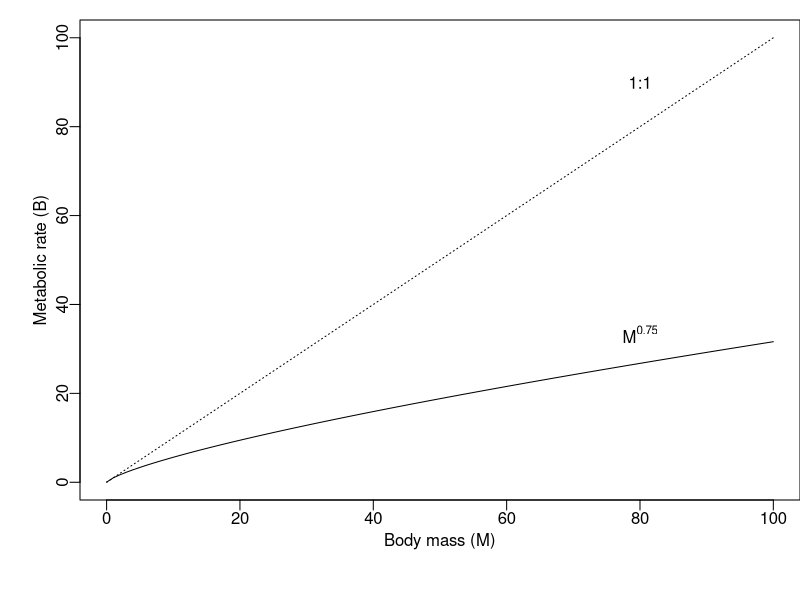

This figure's R source: (Note: this script raises an error after producing the figure.)
## ---- chunk 1
## using curve, let your variable be 'x'.
{par(mar=c(5,4,1,0), mgp=c(1.5,.4,0) ) # set figure margins in "lines"
curve(1*x, from = .01, 100, ylab = "Metabolic rate (B)",
      xlab="Body mass (M)", lty=3)
curve(x^(3/4), from = .01, to = 100, add=TRUE)
text(80, 90, "1:1"); text(80, 80^.8, expression(M^0.75))}
## ---- chunk 2
eq1 = function(M, a){a*M^-0.25} # create the function, F(M)
ggplot(data=data.frame(x=c(0.1, 100)), aes(x=x) ) + 
  stat_function(fun=eq1, geom="line", args=list(a=1)) + 
  xlab("Mass (M)") + ylab("Mass-specific metabolic rate (B/M)")
## ---- chunk 3
# define body mass and metabolic rate
m <- c(.01, 1, 100, 10000)
b <- m^.75
## ---- chunk 4
df <- round(rbind(Mass=m, Basal.metabolic.rate=b,
  Relative.change.m=c(NA, m[-1]/m[-length(m)]),
      relative.change.b=c(NA,b[-1]/b[-length(b)] )), 2 )
colnames(df) <- c( "Small", "Med.", "Big", "Huge")
knitr::kable(df, booktabs = TRUE,
  caption = 'As we increase mass by a constant multiplier (10x), power law scaling results in a constant proportional change in basal metabolc rate.'
)
## ---- chunk 5
# using base R
par(mar=c(5,4,0,0), mgp=c(1.5,.4,0) )# set figure margins in "lines"
curve(x^(3/4), from = .01, to = 100, log="xy", ylab="Basal metabolic rate", xlab="Mass")
text(10, 80^.7, expression(M^0.75))
